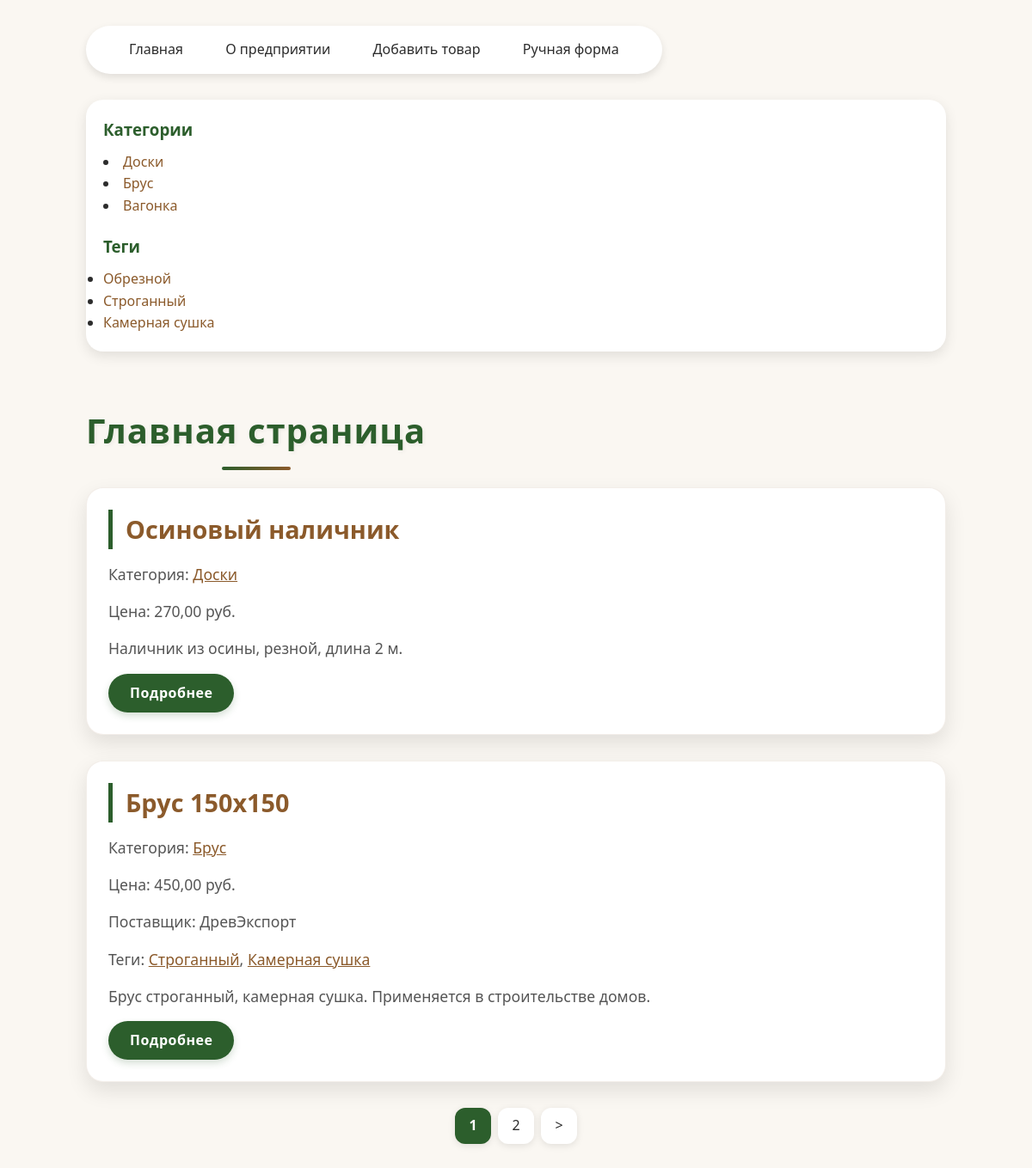
/, run on an earlier commit of the app's database.
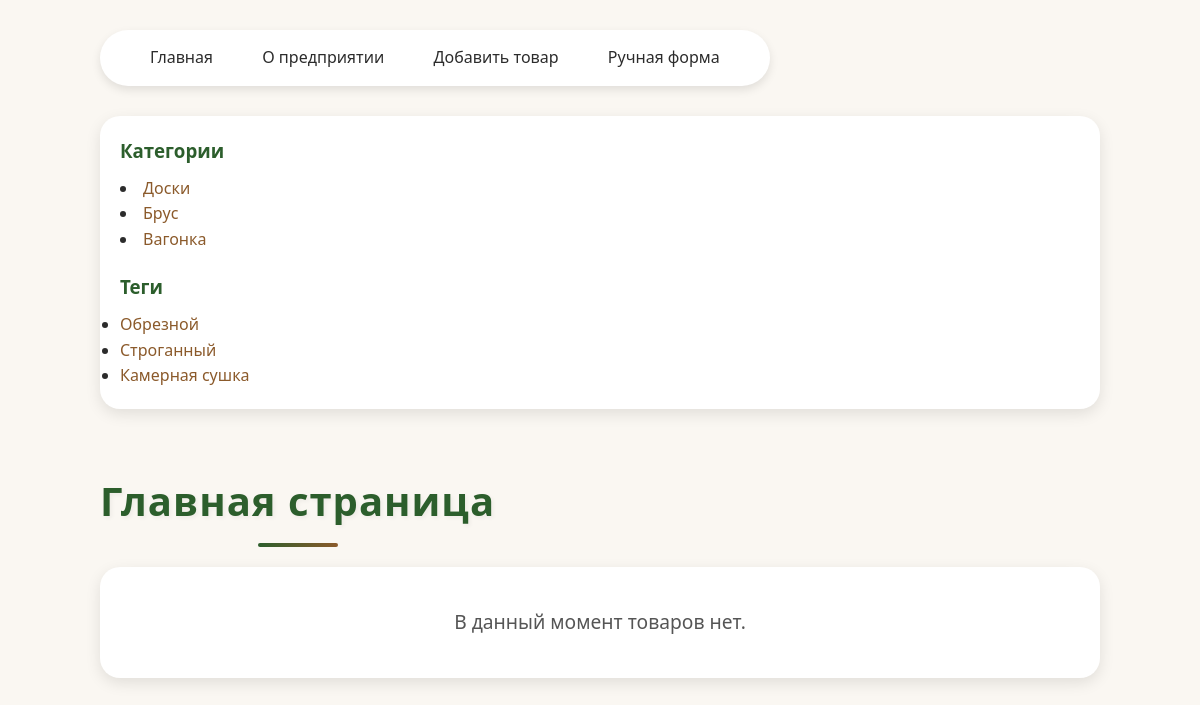
And on a later commit of the database.
### lumber/models.py (models this page shows, shortened)
class Category(models.Model):
    name = models.CharField(max_length=100, db_index=True, verbose_name="Категория")
    slug = models.SlugField(max_length=255, unique=True, db_index=True, verbose_name="URL")
    class Meta:
        verbose_name = "Категория"
        verbose_name_plural = "Категории"
    def get_absolute_url(self):
        return reverse("category", kwargs={"cat_slug": self.slug})

class Tag(models.Model):
    name = models.CharField(max_length=100, db_index=True, verbose_name="Тег")
    slug = models.SlugField(max_length=255, unique=True, db_index=True, verbose_name="URL")
    class Meta:
        verbose_name = "Тег"
        verbose_name_plural = "Теги"
    def get_absolute_url(self):
        return reverse("tag", kwargs={"tag_slug": self.slug})

class Product(models.Model):
    class Status(models.IntegerChoices):
        DRAFT = 0, "Черновик"
        PUBLISHED = 1, "Опубликовано"
    title = models.CharField(max_length=255, verbose_name="Название")
    slug = models.SlugField(
        max_length=255,
        unique=True,
        db_index=True,
        verbose_name="URL",
        validators=[
            MinLengthValidator(5),
            MaxLengthValidator(100),
        ],
    )
    content = models.TextField(blank=True, verbose_name="Описание")
    photo = models.ImageField(
        upload_to="products/%Y/%m/%d/",
        blank=True,
        null=True,
        verbose_name="Фото",
    )
    price = models.DecimalField(
        max_digits=10,
        decimal_places=2,
        blank=True,
        null=True,
        verbose_name="Цена",
    )
    time_create = models.DateTimeField(auto_now_add=True, verbose_name="Время создания")
    time_update = models.DateTimeField(auto_now=True, verbose_name="Время изменения")
    is_published = models.BooleanField(
        choices=Status.choices,
        default=Status.DRAFT,
        verbose_name="Статус",
    )
    category = models.ForeignKey(
        Category,
        on_delete=models.PROTECT,
        related_name="products",
        verbose_name="Категория",
    )
    tags = models.ManyToManyField(
        Tag,
        blank=True,
        related_name="products",
        verbose_name="Теги",
    )
    supplier = models.ForeignKey(
        Supplier,
        on_delete=models.SET_NULL,
        null=True,
        blank=True,
        related_name="products",
        verbose_name="Поставщик",
    )
    objects = models.Manager()
    published = PublishedManager()
    class Meta:
        verbose_name = "Товар"
        verbose_name_plural = "Товары"
        ordering = ["-time_create"]
        indexes = [
            models.Index(fields=["-time_create"]),
        ]
    def get_absolute_url(self):
        return reverse("product", kwargs={"product_slug": self.slug})

class Supplier(models.Model):
    name = models.CharField(max_length=100, verbose_name="Название")
    contact_person = models.CharField(max_length=100, blank=True, verbose_name="Контактное лицо")
    phone = models.CharField(max_length=20, blank=True, verbose_name="Телефон")
    email = models.EmailField(blank=True, verbose_name="E-mail")
    class Meta:
        verbose_name = "Поставщик"
        verbose_name_plural = "Поставщики"

### lumber/views.py (the view)
# urls.py: path("", views.ProductHome.as_view(), name="home"),
class ProductHome(DataMixin, ListView):
    model = Product
    template_name = "lumber/index.html"
    context_object_name = "posts"
    title_page = "Главная страница"
    def get_queryset(self):
        return (
            Product.published.all()
            .select_related("category", "supplier")
            .prefetch_related("tags")
        )
    def get_context_data(self, **kwargs):
        context = super().get_context_data(**kwargs)
        return self.get_mixin_context(context, cat_selected=0)

### lumber/models.py (called while the page is built)
    def get_queryset(self):
        return super().get_queryset().filter(is_published=Product.Status.PUBLISHED)

### lumber/templatetags/lumber_tags.py (called while the page is built)
@register.inclusion_tag('lumber/list_categories.html')
def show_categories():
    cats = Category.objects.all()
    return {"cats": cats}

@register.inclusion_tag('lumber/list_tags.html')
def show_all_tags():
    tags = Tag.objects.all()
    return {"tags": tags}

### lumber/utils.py (called while the page is built)
    def get_mixin_context(self, context, **kwargs):
        context["menu"] = menu
        context["cat_selected"] = None
        context["tag_selected"] = None
        if self.title_page:
            context["title"] = self.title_page
        context.update(kwargs)
        return context

### lumber/templates/lumber/index.html (shortened to what this page needs)
{% extends 'base.html' %}
{% block content %}
    {% for post in posts %}
        <article class="post-card">
            <h2>{{ post.title }}</h2>
            <p>Категория: <a href="{{ post.category.get_absolute_url }}">{{ post.category.name }}</a></p>
            {% if post.price %}
                <p>Цена: {{ post.price }} руб.</p>
            {% endif %}
            {% if post.supplier %}
                <p>Поставщик: {{ post.supplier.name }}</p>
            {% endif %}
            {% with post.tags.all as tags %}
                {% if tags %}
                    <p>
                        Теги:
                        {% for tag in tags %}
                            <a href="{{ tag.get_absolute_url }}">{{ tag.name }}</a>{% if not forloop.last %}, {% endif %}
                        {% endfor %}
                    </p>
                {% endif %}
            {% endwith %}
            <p>{{ post.content|truncatewords:20 }}</p>
            <a class="btn" href="{{ post.get_absolute_url }}">Подробнее</a>
        </article>
    {% empty %}
        <div class="empty-message">В данный момент товаров нет.</div>
    {% endfor %}
{% endblock %}
{% block navigation %}
    {% if page_obj.has_other_pages %}
        <nav class="list-pages">
            <ul>
                {% for p in paginator.page_range %}
                    {% if page_obj.number == p %}
                        <li class="page-num page-num-selected">{{ p }}</li>
                    {% elif p >= page_obj.number|add:-2 and p <= page_obj.number|add:2 %}
                        <li class="page-num">
                            <a href="?page={{ p }}">{{ p }}</a>
                        </li>
                    {% endif %}
                {% endfor %}
                {% if page_obj.has_next %}
                    <li class="page-num">
                        <a href="?page={{ page_obj.next_page_number }}">&gt;</a>
                    </li>
                {% endif %}
            </ul>
        </nav>
    {% endif %}
{% endblock %}

### lumber/templates/lumber/list_categories.html
{% for cat in cats %}
    <li><a href="{{ cat.get_absolute_url }}">{{ cat.name }}</a></li>
{% endfor %}

### lumber/templates/lumber/list_tags.html
{% if tags %}
    <div class="tags-sidebar">
        <ul class="tags-list">
            {% for t in tags %}
                <li><a href="{{ t.get_absolute_url }}">{{ t.name }}</a></li>
            {% endfor %}
        </ul>
    </div>
{% endif %}

What changed in the data, as far as the page shows it:
no longer on this page (row edited): Product: title "Осиновый наличник", category.name "Доски", price "270,00", content "Наличник из осины, резной, длина 2 м."
no longer on this page (row edited): Product: title "Брус 150х150", category.name "Брус", price "450,00", supplier.name "ДревЭкспорт", content "Брус строганный, камерная сушка. Применяется в строительстве домов.", Tag (name "Строганный"), Tag (name "Камерная сушка")
Also different on the page:
text now shown: "В данный момент товаров нет."
list line gone: "1"
list line gone: "2"
